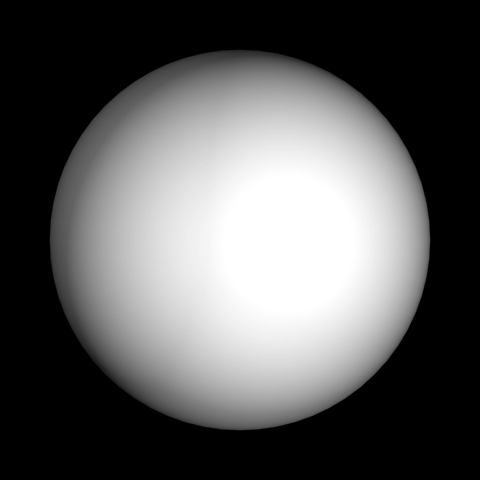
%> input picture hw5_photometric_stereo/sphere0.png, 480 x 480 px
$ octave --eval "result = findSphere(imread('sphere0.png'));"   (GNU Octave 9; MATLAB toolbox functions it lacks are replaced by stand-ins)
%> lines starting %> are read from the running program, lines starting %| are printed output that depends on the picture; in (x1, y1, x2, y2) boxes, pixels count from 0 and x2, y2 are one past the last pixel; in counts of white or black regions, pixels touching at a corner belong together; the program's own positions count from 1
function [center, radius, area] = findSphere(img)
bin_img = im2bw(img);
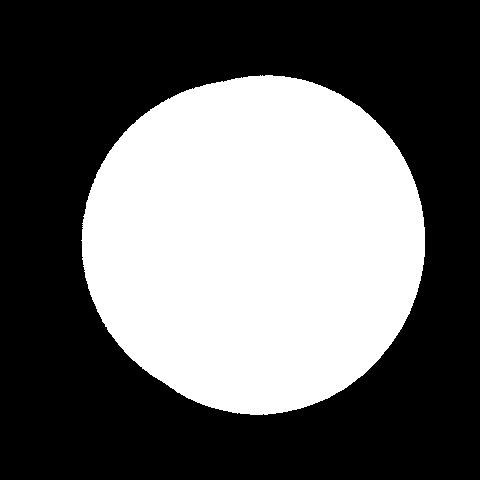
%> bin_img: size 480x480 logical; 39.6% white; 1 white region, box (x1, y1, x2, y2) and area: (81, 75, 425, 415) 91191
CC = regionprops(bin_img, 'Area', 'Centroid', 'EquivDiameter');
%> CC = 1 region; Area, Centroid and EquivDiameter: 91191 [255.2 244] 340.7

center = CC.Centroid;
%> center = [255.2 244]
area = CC.Area;
%> area = 91191
%radiusfromArea = sqrt( area / pi );
radius = CC.EquivDiameter / 2;
%> radius = 170.4
%> `result = findSphere(imread('sphere0.png'));`: result = [255.2 244]

$ run again, on hw5_photometric_stereo/sphere3.png
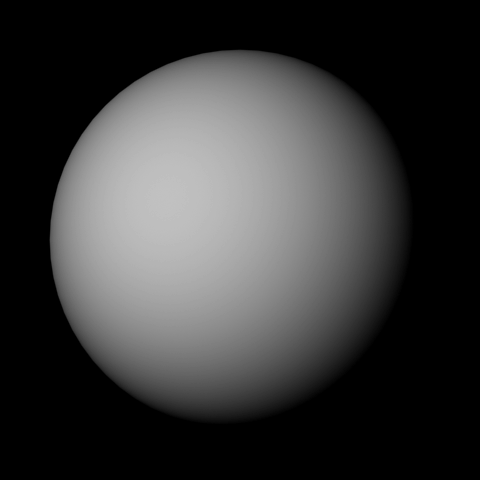
%> input picture hw5_photometric_stereo/sphere3.png, 480 x 480 px
%> in findSphere, `bin_img = im2bw(img);`:
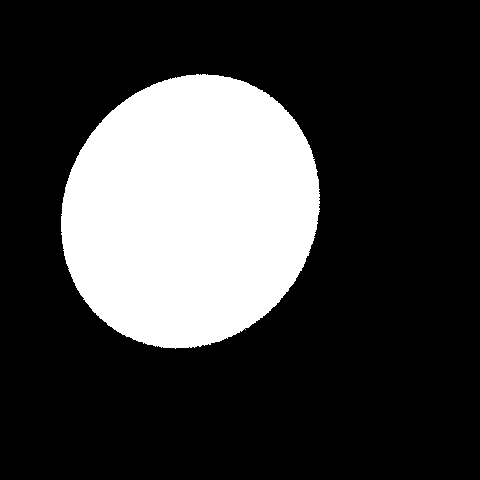
%> bin_img: size 480x480 logical; 24% white; 1 white region, box (x1, y1, x2, y2) and area: (61, 74, 320, 349) 55401
%> CC = 1 region; Area, Centroid and EquivDiameter: 55401 [190.9 211.8] 265.6
%> center = [190.9 211.8]
%> area = 55401
%> radius = 132.8
%> result = [190.9 211.8]
